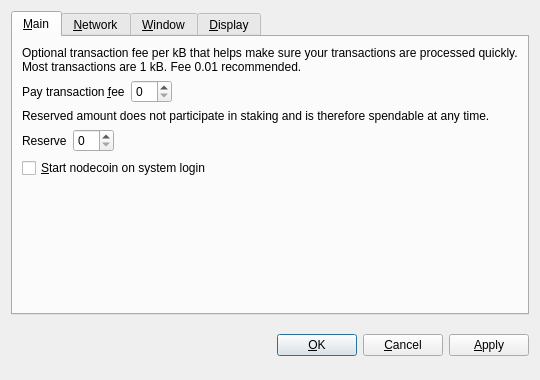
<?xml version="1.0" encoding="UTF-8"?>
<ui version="4.0">
 <class>OptionsDialog</class>
 <widget class="QDialog" name="OptionsDialog">
  <property name="geometry">
   <rect>
    <x>0</x>
    <y>0</y>
    <width>540</width>
    <height>380</height>
   </rect>
  </property>
  <property name="windowTitle">
   <string>Options</string>
  </property>
  <property name="modal">
   <bool>true</bool>
  </property>
  <layout class="QVBoxLayout" name="verticalLayout">
   <item>
    <widget class="QTabWidget" name="tabWidget">
     <property name="tabPosition">
      <enum>QTabWidget::North</enum>
     </property>
     <property name="currentIndex">
      <number>0</number>
     </property>
     <widget class="QWidget" name="tabMain">
      <attribute name="title">
       <string>&amp;Main</string>
      </attribute>
      <layout class="QVBoxLayout" name="verticalLayout_Main">
       <item>
        <widget class="QLabel" name="transactionFeeInfoLabel">
         <property name="text">
          <string>Optional transaction fee per kB that helps make sure your transactions are processed quickly. Most transactions are 1 kB. Fee 0.01 recommended.</string>
         </property>
         <property name="textFormat">
          <enum>Qt::PlainText</enum>
         </property>
         <property name="wordWrap">
          <bool>true</bool>
         </property>
        </widget>
       </item>
       <item>
        <layout class="QHBoxLayout" name="horizontalLayoutFee">
         <item>
          <widget class="QLabel" name="transactionFeeLabel">
           <property name="text">
            <string>Pay transaction &amp;fee</string>
           </property>
           <property name="textFormat">
            <enum>Qt::PlainText</enum>
           </property>
           <property name="buddy">
            <cstring>transactionFee</cstring>
           </property>
          </widget>
         </item>
         <item>
          <widget class="BitcoinAmountField" name="transactionFee"/>
         </item>
         <item>
          <spacer name="horizontalSpacerFee">
           <property name="orientation">
            <enum>Qt::Horizontal</enum>
           </property>
           <property name="sizeHint" stdset="0">
            <size>
             <width>40</width>
             <height>20</height>
            </size>
           </property>
          </spacer>
         </item>
        </layout>
       </item>
       <item>
        <widget class="QLabel" name="reserveBalanceInfoLabel">
         <property name="text">
          <string>Reserved amount does not participate in staking and is therefore spendable at any time.</string>
         </property>
         <property name="textFormat">
          <enum>Qt::PlainText</enum>
         </property>
         <property name="wordWrap">
          <bool>true</bool>
         </property>
        </widget>
       </item>
       <item>
        <layout class="QHBoxLayout" name="horizontalLayoutReserveBalance">
         <item>
          <widget class="QLabel" name="reserveBalanceLabel">
           <property name="text">
            <string>Reserve</string>
           </property>
           <property name="textFormat">
            <enum>Qt::PlainText</enum>
           </property>
           <property name="buddy">
            <cstring>reserveBalance</cstring>
           </property>
          </widget>
         </item>
         <item>
          <widget class="BitcoinAmountField" name="reserveBalance"/>
         </item>
         <item>
          <spacer name="horizontalSpacerReserveBalance">
           <property name="orientation">
            <enum>Qt::Horizontal</enum>
           </property>
           <property name="sizeHint" stdset="0">
            <size>
             <width>40</width>
             <height>20</height>
            </size>
           </property>
          </spacer>
         </item>
        </layout>
       </item>
       <item>
        <widget class="QCheckBox" name="bitcoinAtStartup">
         <property name="toolTip">
          <string>Automatically start nodecoin after logging in to the system.</string>
         </property>
         <property name="text">
          <string>&amp;Start nodecoin on system login</string>
         </property>
        </widget>
       </item>
       <item>
        <spacer name="verticalSpacer_Main">
         <property name="orientation">
          <enum>Qt::Vertical</enum>
         </property>
         <property name="sizeHint" stdset="0">
          <size>
           <width>20</width>
           <height>40</height>
          </size>
         </property>
        </spacer>
       </item>
      </layout>
     </widget>
     <widget class="QWidget" name="tabNetwork">
      <attribute name="title">
       <string>&amp;Network</string>
      </attribute>
      <layout class="QVBoxLayout" name="verticalLayout_Network">
       <item>
        <widget class="QCheckBox" name="mapPortUpnp">
         <property name="toolTip">
          <string>Automatically open the nodecoin client port on the router. This only works when your router supports UPnP and it is enabled.</string>
         </property>
         <property name="text">
          <string>Map port using &amp;UPnP</string>
         </property>
        </widget>
       </item>
       <item>
        <widget class="QCheckBox" name="connectSocks">
         <property name="toolTip">
          <string>Connect to the nodecoin network through a SOCKS proxy (e.g. when connecting through Tor).</string>
         </property>
         <property name="text">
          <string>&amp;Connect through SOCKS proxy:</string>
         </property>
        </widget>
       </item>
       <item>
        <layout class="QHBoxLayout" name="horizontalLayout_Network">
         <item>
          <widget class="QLabel" name="proxyIpLabel">
           <property name="text">
            <string>Proxy &amp;IP:</string>
           </property>
           <property name="textFormat">
            <enum>Qt::PlainText</enum>
           </property>
           <property name="buddy">
            <cstring>proxyIp</cstring>
           </property>
          </widget>
         </item>
         <item>
          <widget class="QValidatedLineEdit" name="proxyIp">
           <property name="maximumSize">
            <size>
             <width>140</width>
             <height>16777215</height>
            </size>
           </property>
           <property name="toolTip">
            <string>IP address of the proxy (e.g. 127.0.0.1)</string>
           </property>
          </widget>
         </item>
         <item>
          <widget class="QLabel" name="proxyPortLabel">
           <property name="text">
            <string>&amp;Port:</string>
           </property>
           <property name="textFormat">
            <enum>Qt::PlainText</enum>
           </property>
           <property name="buddy">
            <cstring>proxyPort</cstring>
           </property>
          </widget>
         </item>
         <item>
          <widget class="QLineEdit" name="proxyPort">
           <property name="maximumSize">
            <size>
             <width>55</width>
             <height>16777215</height>
            </size>
           </property>
           <property name="toolTip">
            <string>Port of the proxy (e.g. 9050)</string>
           </property>
          </widget>
         </item>
         <item>
          <widget class="QLabel" name="socksVersionLabel">
           <property name="text">
            <string>SOCKS &amp;Version:</string>
           </property>
           <property name="textFormat">
            <enum>Qt::PlainText</enum>
           </property>
           <property name="buddy">
            <cstring>socksVersion</cstring>
           </property>
          </widget>
         </item>
         <item>
          <widget class="QValueComboBox" name="socksVersion">
           <property name="toolTip">
            <string>SOCKS version of the proxy (e.g. 5)</string>
           </property>
          </widget>
         </item>
         <item>
          <spacer name="horizontalSpacer_Network">
           <property name="orientation">
            <enum>Qt::Horizontal</enum>
           </property>
           <property name="sizeHint" stdset="0">
            <size>
             <width>40</width>
             <height>20</height>
            </size>
           </property>
          </spacer>
         </item>
        </layout>
       </item>
       <item>
        <spacer name="verticalSpacer_Network">
         <property name="orientation">
          <enum>Qt::Vertical</enum>
         </property>
         <property name="sizeHint" stdset="0">
          <size>
           <width>20</width>
           <height>40</height>
          </size>
         </property>
        </spacer>
       </item>
      </layout>
     </widget>
     <widget class="QWidget" name="tabWindow">
      <attribute name="title">
       <string>&amp;Window</string>
      </attribute>
      <layout class="QVBoxLayout" name="verticalLayout_Window">
       <item>
        <widget class="QCheckBox" name="minimizeToTray">
         <property name="toolTip">
          <string>Show only a tray icon after minimizing the window.</string>
         </property>
         <property name="text">
          <string>&amp;Minimize to the tray instead of the taskbar</string>
         </property>
        </widget>
       </item>
       <item>
        <widget class="QCheckBox" name="minimizeOnClose">
         <property name="toolTip">
          <string>Minimize instead of exit the application when the window is closed. When this option is enabled, the application will be closed only after selecting Quit in the menu.</string>
         </property>
         <property name="text">
          <string>M&amp;inimize on close</string>
         </property>
        </widget>
       </item>
       <item>
        <spacer name="verticalSpacer_Window">
         <property name="orientation">
          <enum>Qt::Vertical</enum>
         </property>
         <property name="sizeHint" stdset="0">
          <size>
           <width>20</width>
           <height>40</height>
          </size>
         </property>
        </spacer>
       </item>
      </layout>
     </widget>
     <widget class="QWidget" name="tabDisplay">
      <attribute name="title">
       <string>&amp;Display</string>
      </attribute>
      <layout class="QVBoxLayout" name="verticalLayout_Display">
       <item>
        <layout class="QHBoxLayout" name="horizontalLayout_1_Display">
         <item>
          <widget class="QLabel" name="langLabel">
           <property name="text">
            <string>User Interface &amp;language:</string>
           </property>
           <property name="textFormat">
            <enum>Qt::PlainText</enum>
           </property>
           <property name="buddy">
            <cstring>lang</cstring>
           </property>
          </widget>
         </item>
         <item>
          <widget class="QValueComboBox" name="lang">
           <property name="toolTip">
            <string>The user interface language can be set here. This setting will take effect after restarting nodecoin.</string>
           </property>
          </widget>
         </item>
        </layout>
       </item>
       <item>
        <layout class="QHBoxLayout" name="horizontalLayout_2_Display">
         <item>
          <widget class="QLabel" name="unitLabel">
           <property name="text">
            <string>&amp;Unit to show amounts in:</string>
           </property>
           <property name="textFormat">
            <enum>Qt::PlainText</enum>
           </property>
           <property name="buddy">
            <cstring>unit</cstring>
           </property>
          </widget>
         </item>
         <item>
          <widget class="QValueComboBox" name="unit">
           <property name="toolTip">
            <string>Choose the default subdivision unit to show in the interface and when sending coins.</string>
           </property>
          </widget>
         </item>
        </layout>
       </item>
       <item>
        <widget class="QCheckBox" name="displayAddresses">
         <property name="toolTip">
          <string>Whether to show nodecoin addresses in the transaction list or not.</string>
         </property>
         <property name="text">
          <string>&amp;Display addresses in transaction list</string>
         </property>
        </widget>
       </item>
       <item>
        <widget class="QCheckBox" name="coinControlFeatures">
         <property name="toolTip">
          <string>Whether to show coin control features or not.</string>
         </property>
         <property name="text">
          <string>Display coin &amp;control features (experts only!)</string>
         </property>
        </widget>
       </item>
       <item>
        <spacer name="verticalSpacer_Display">
         <property name="orientation">
          <enum>Qt::Vertical</enum>
         </property>
         <property name="sizeHint" stdset="0">
          <size>
           <width>20</width>
           <height>40</height>
          </size>
         </property>
        </spacer>
       </item>
      </layout>
     </widget>
    </widget>
   </item>
   <item>
    <layout class="QHBoxLayout" name="horizontalLayout_Buttons">
     <item>
      <spacer name="horizontalSpacer_1">
       <property name="orientation">
        <enum>Qt::Horizontal</enum>
       </property>
       <property name="sizeHint" stdset="0">
        <size>
         <width>40</width>
         <height>48</height>
        </size>
       </property>
      </spacer>
     </item>
     <item>
      <widget class="QLabel" name="statusLabel">
       <property name="font">
        <font>
         <weight>75</weight>
         <bold>true</bold>
        </font>
       </property>
       <property name="text">
        <string/>
       </property>
       <property name="textFormat">
        <enum>Qt::PlainText</enum>
       </property>
       <property name="wordWrap">
        <bool>true</bool>
       </property>
      </widget>
     </item>
     <item>
      <spacer name="horizontalSpacer_2">
       <property name="orientation">
        <enum>Qt::Horizontal</enum>
       </property>
       <property name="sizeHint" stdset="0">
        <size>
         <width>40</width>
         <height>48</height>
        </size>
       </property>
      </spacer>
     </item>
     <item>
      <widget class="QPushButton" name="okButton">
       <property name="text">
        <string>&amp;OK</string>
       </property>
      </widget>
     </item>
     <item>
      <widget class="QPushButton" name="cancelButton">
       <property name="text">
        <string>&amp;Cancel</string>
       </property>
       <property name="autoDefault">
        <bool>false</bool>
       </property>
      </widget>
     </item>
     <item>
      <widget class="QPushButton" name="applyButton">
       <property name="text">
        <string>&amp;Apply</string>
       </property>
       <property name="autoDefault">
        <bool>false</bool>
       </property>
      </widget>
     </item>
    </layout>
   </item>
  </layout>
 </widget>
 <customwidgets>
  <customwidget>
   <class>BitcoinAmountField</class>
   <extends>QSpinBox</extends>
   <header>bitcoinamountfield.h</header>
  </customwidget>
  <customwidget>
   <class>QValueComboBox</class>
   <extends>QComboBox</extends>
   <header>qvaluecombobox.h</header>
  </customwidget>
  <customwidget>
   <class>QValidatedLineEdit</class>
   <extends>QLineEdit</extends>
   <header>qvalidatedlineedit.h</header>
  </customwidget>
 </customwidgets>
 <resources/>
 <connections/>
</ui>
